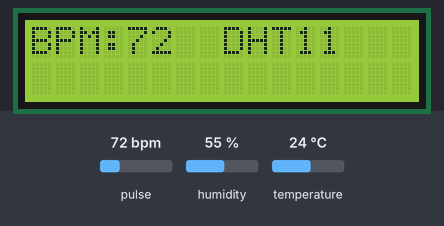
A sketch run on a simulated Arduino Uno, built with avr-gcc and run on an emulated ATmega328P. Parts: 16×2 character LCD. The inputs (shaded band) are chosen by the test bench; at power-on: pulse 72 bpm, humidity 55 %, temperature 24 °C. What the sketch prints to the serial monitor is not drawn.

Above: at 1.2 s.
1.3 s: pulse set to 42 bpm
At 2.9 s:
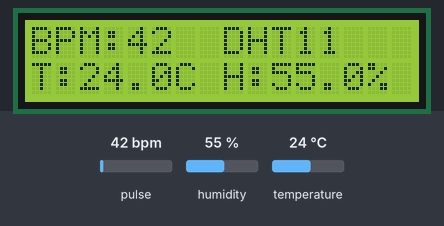
3.7 s: humidity set to 22 %
At 7.1 s:
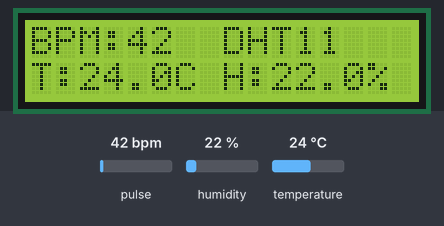
7.5 s: temperature set to 12 °C
At 11.2 s:
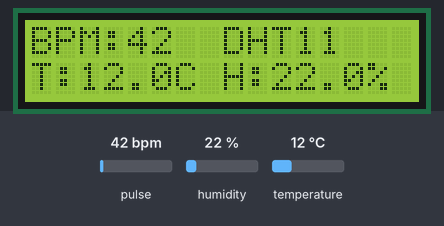
11.5 s: pulse set to 70 bpm
At 12.5 s:
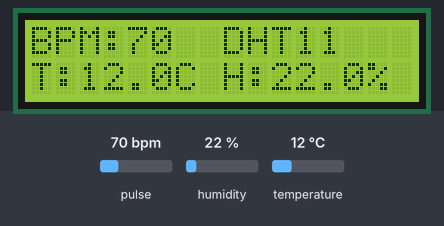
13.2 s: humidity set to 40 %
At 14.4 s:
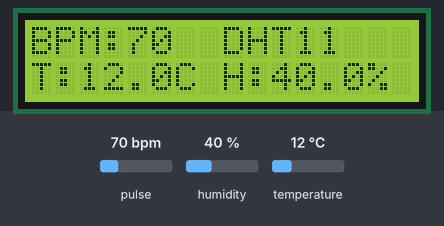
15.5 s: pulse set to 100 bpm
At 17.0 s:
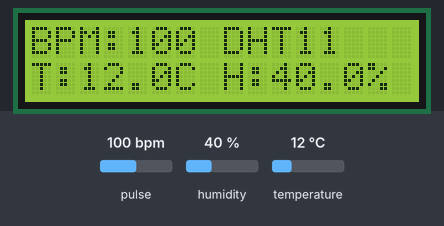
Timing chart, 0 to 18.2 s (numbered marks = the images above; inputs shaded):
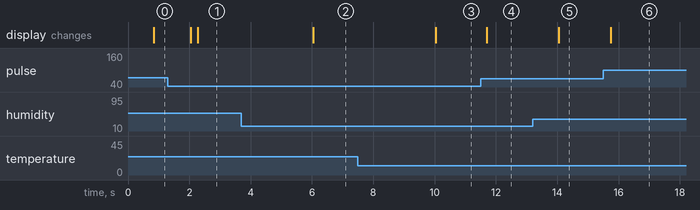

The sketch:

ESP8266___PulseSensor_Playground___DHT11___16x2_I2C_LCD.ino
```cpp
// ESP8266 + PulseSensor Playground + DHT11 + 16x2 I2C LCD
#define USE_ARDUINO_INTERRUPTS false
#include <PulseSensorPlayground.h>
#include <Adafruit_Sensor.h>
#include <DHT.h>
#include <Wire.h>
#include <LiquidCrystal_I2C.h>

// ----- PulseSensor -----
const int PULSE_INPUT = A0;
const int THRESHOLD = 550;
const unsigned long SAMPLE_US = 2000;  // 500 Hz
PulseSensorPlayground pulseSensor;

// ----- DHT11 -----
#define DHTPIN 2
#define DHTTYPE DHT11
DHT dht(DHTPIN, DHTTYPE);
unsigned long lastDHT = 0;
const unsigned long DHT_PERIOD_MS = 2000;

// ----- LCD 16x2 -----
LiquidCrystal_I2C lcd(0x27, 16, 2); // Change 0x27 if your LCD I2C address is different

// ----- Timing -----
unsigned long lastSample = 0;

void setup() {
  Serial.begin(115200);

  // Pulse Sensor setup
  pulseSensor.analogInput(PULSE_INPUT);
  pulseSensor.setThreshold(THRESHOLD);
  pulseSensor.begin();

  // DHT setup
  dht.begin();

  // LCD setup
  lcd.init();
  lcd.backlight();
  lcd.clear();
  lcd.setCursor(0,0);
  lcd.print("Pulse + DHT11");

  Serial.println("Starting Pulse + DHT11 + LCD...");
}

void loop() {
  unsigned long now = micros();
  if (now - lastSample >= SAMPLE_US) {
    lastSample += SAMPLE_US;
    pulseSensor.sawNewSample();

    if (pulseSensor.sawStartOfBeat()) {
      int bpm = pulseSensor.getBeatsPerMinute();
      Serial.print("BPM: "); Serial.println(bpm);

      // Update LCD first row with BPM
      lcd.setCursor(0,0);
      lcd.print("BPM:");
      lcd.setCursor(4,0);
      lcd.print("    ");          // clear old digits
      lcd.setCursor(4,0);
      lcd.print(bpm);
    }
  }

  unsigned long nowMs = millis();
  if (nowMs - lastDHT >= DHT_PERIOD_MS) {
    lastDHT = nowMs;

    float h = dht.readHumidity();
    float t = dht.readTemperature();

    if (isnan(h) || isnan(t)) {
      Serial.println("DHT11 read failed");
      lcd.setCursor(0,1);
      lcd.print("DHT error      "); // pad to clear row
    } else {
      Serial.print("Temp(C): "); Serial.print(t,1);
      Serial.print("  Hum(%): "); Serial.println(h,1);

      // Update LCD second row with Temp & Hum
      lcd.setCursor(0,1);
      lcd.print("T:");
      lcd.print(t,1);
      lcd.print("C H:");
      lcd.print(h,1);
      lcd.print("%");
    }
  }
}
```

Measured:
- after the input at 1.3 s, the display: first differs from a run without the input after 0.97 s (image 1)
- after the input at 3.7 s, the display: changes after 2.3 s (image 2)
- after the input at 7.5 s, the display: changes after 2.5 s (image 3)
- after the input at 11.5 s, the display: changes after 0.21 s (image 4)
- after the input at 13.2 s, the display: changes after 0.85 s (image 5)
- after the input at 15.5 s, the display: changes after 0.25 s (image 6)
